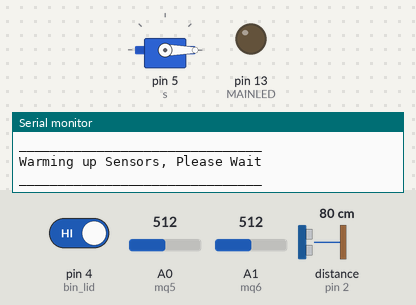
A sketch run on a simulated Arduino Nano, built with avr-gcc and run on an emulated ATmega328P. On the bench: servo, output pins drawn as LEDs (lit = HIGH), the last lines printed to the serial monitor. Wiring (inferred from the names in the program): ultrasonic range finder: trigger pin 3; echo pin 2. Dashed ring = blinking. Inputs (shaded band) come from the test bench; at power-on: distance to the obstacle (sensor on pin 2) 80 cm, pin 4 (bin_lid) HIGH, A0 (mq5) = 512, A1 (mq6) = 512. The echo pulse lasts 58.3 µs per cm; pins used as bus, display or sensor lines are not drawn.

Above: at 0.1 s.
At 4.2 s:
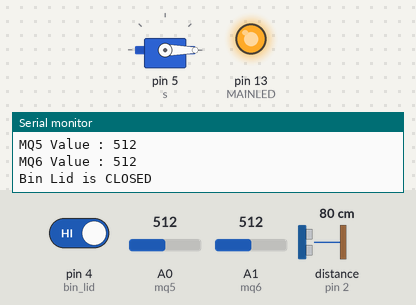
4.3 s: distance to the obstacle (sensor on pin 2) set to 8 cm
7.3 s: distance to the obstacle (sensor on pin 2) set to 5 cm
At 7.53 s:
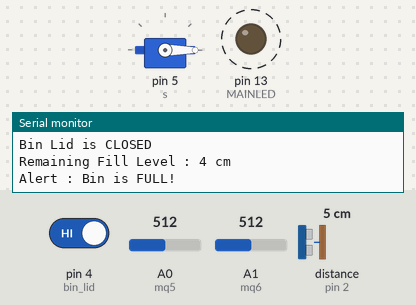
10.3 s: pin 4 (bin_lid) driven LOW
Timing chart, 0 to 19.1 s (numbered marks = the images above; inputs shaded):
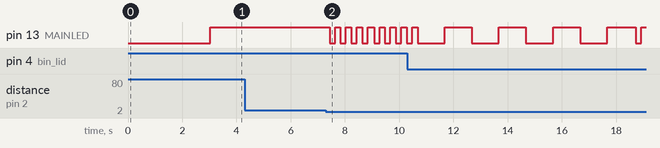

Measured:
- the behaviour switches between 7 and 6 cm on distance to the obstacle (sensor on pin 2) (found by bisection; images 1 and 2)
- after the input at 7.3 s, pin 13 (MAINLED): alternates HIGH for 0.20 s and LOW for 0.20 s, starting after 0.13 s

The sketch:

Smart_Bin_v0.01.ino
```cpp
// Program to Print Sensor Data from Smart Bin into the Serial Monitor
// This program is meant to be uploaded onto an Arduino Nano, as it is the central node of the project
// Interface sensors and actuator into the appropriate pins

#include<Servo.h>

const int MAINLED = 13;
const int echo = 2;
const int trig = 3;
const int bin_lid = 4;
const int mq5 = A0;
const int mq6 = A1;

int dist, mq5_val, mq6_val;
int thresh = 6, mq5_thresh = 700, mq6_thresh = 700;
long dur;
Servo s;

void led_blink(int);
void lid_chk(void);
void fill_chk(void);
void gas_chk(void);

void setup() {

  pinMode(MAINLED, OUTPUT);
  pinMode(echo, INPUT);
  pinMode(trig, OUTPUT);
  pinMode(bin_lid, INPUT);
  pinMode(mq5, INPUT);
  pinMode(mq6, INPUT);
  s.attach(5);

  Serial.begin(9600);

  Serial.println("_______________________________");
  Serial.println("Warming up Sensors, Please Wait");
  Serial.println("_______________________________");
  s.write(0);
  delay(3000);                                      // Warm up time (3 seconds)
  Serial.println("Starting SMART BIN v0.01");
  digitalWrite(MAINLED, HIGH);
}

void loop() {
  lid_chk();
  fill_lvl();
  gas_chk();
}

void led_blink(int a) {
  digitalWrite(MAINLED, LOW);
  delay(a);
  digitalWrite(MAINLED, HIGH);
  delay(a);
}

void lid_chk() {
  if (digitalRead(bin_lid) == LOW) {
    Serial.println("Bin Lid is OPEN!");
    led_blink(1000);
    led_blink(1000);
    led_blink(1000);
    led_blink(1000);
    Serial.println("Closing the Bin LID Automatically");
    s.write(0);                                      // Close Lid of the Bin
    Serial.println("Bin Lid is CLOSED");
  }
  else {
    Serial.println("Bin Lid is CLOSED");
  }
}

void fill_lvl() {
  digitalWrite(trig, LOW);
  delayMicroseconds(2);
  digitalWrite(trig, HIGH);
  delayMicroseconds(10);
  digitalWrite(trig, LOW);
  dur = pulseIn(echo, HIGH);
  dist = dur * 0.034 / 2;
  Serial.print("Remaining Fill Level : ");
  Serial.print(dist);
  Serial.println(" cm");

  if (dist < thresh) {                              // 'thresh' is a variable storing min. fill val
    Serial.println("Alert : Bin is FULL!");         // Alert : Bin is Full
    led_blink(200);
    led_blink(200);
    led_blink(200);
    led_blink(200);
  }
}

void gas_chk() {
  mq5_val = analogRead(mq5);
  mq6_val = analogRead(mq6);

  Serial.print("MQ5 Value : ");
  Serial.println(mq5_val);
  Serial.print("MQ6 Value : ");
  Serial.println(mq6_val);

  if (mq5_val > mq5_thresh) {                       // mq5_thresh and mq6_thresh is a variable storing min. toxicity/flammable val
    Serial.println("Alert : Toxic/Flammable Entity Detected!");
  }
  if (mq6_val > mq6_thresh) {
    Serial.println("Alert : Toxic/Flammable Entity Detected!");
  }
}
```
